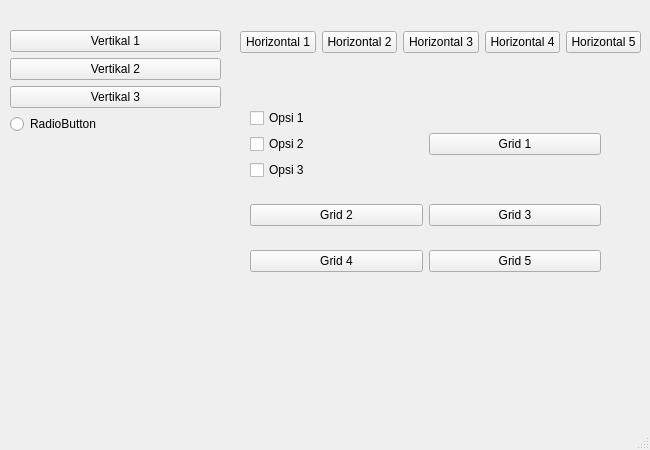
<?xml version="1.0" encoding="UTF-8"?>
<ui version="4.0">
 <class>MainWindow</class>
 <widget class="QMainWindow" name="MainWindow">
  <property name="geometry">
   <rect>
    <x>0</x>
    <y>0</y>
    <width>650</width>
    <height>450</height>
   </rect>
  </property>
  <property name="windowTitle">
   <string>MainWindow</string>
  </property>
  <widget class="QWidget" name="centralwidget">
   <widget class="QWidget" name="">
    <property name="geometry">
     <rect>
      <x>10</x>
      <y>30</y>
      <width>211</width>
      <height>131</height>
     </rect>
    </property>
    <layout class="QVBoxLayout" name="verticalLayout">
     <item>
      <widget class="QPushButton" name="pushButton">
       <property name="text">
        <string>Vertikal 1</string>
       </property>
      </widget>
     </item>
     <item>
      <widget class="QPushButton" name="pushButton_2">
       <property name="text">
        <string>Vertikal 2</string>
       </property>
      </widget>
     </item>
     <item>
      <widget class="QPushButton" name="pushButton_3">
       <property name="text">
        <string>Vertikal 3</string>
       </property>
      </widget>
     </item>
     <item>
      <widget class="QRadioButton" name="radioButton">
       <property name="text">
        <string>RadioButton</string>
       </property>
      </widget>
     </item>
     <item>
      <spacer name="verticalSpacer">
       <property name="orientation">
        <enum>Qt::Vertical</enum>
       </property>
       <property name="sizeHint" stdset="0">
        <size>
         <width>20</width>
         <height>40</height>
        </size>
       </property>
      </spacer>
     </item>
    </layout>
   </widget>
   <widget class="QWidget" name="">
    <property name="geometry">
     <rect>
      <x>240</x>
      <y>30</y>
      <width>401</width>
      <height>25</height>
     </rect>
    </property>
    <layout class="QHBoxLayout" name="horizontalLayout">
     <item>
      <widget class="QPushButton" name="pushButton_6">
       <property name="text">
        <string>Horizontal 1</string>
       </property>
      </widget>
     </item>
     <item>
      <widget class="QPushButton" name="pushButton_8">
       <property name="text">
        <string>Horizontal 2</string>
       </property>
      </widget>
     </item>
     <item>
      <widget class="QPushButton" name="pushButton_4">
       <property name="text">
        <string>Horizontal 3</string>
       </property>
      </widget>
     </item>
     <item>
      <widget class="QPushButton" name="pushButton_7">
       <property name="text">
        <string>Horizontal 4</string>
       </property>
      </widget>
     </item>
     <item>
      <widget class="QPushButton" name="pushButton_5">
       <property name="text">
        <string>Horizontal 5</string>
       </property>
      </widget>
     </item>
    </layout>
   </widget>
   <widget class="QWidget" name="">
    <property name="geometry">
     <rect>
      <x>250</x>
      <y>90</y>
      <width>351</width>
      <height>201</height>
     </rect>
    </property>
    <layout class="QGridLayout" name="gridLayout">
     <item row="1" column="1">
      <widget class="QPushButton" name="pushButton_10">
       <property name="text">
        <string>Grid 1</string>
       </property>
      </widget>
     </item>
     <item row="2" column="0">
      <widget class="QPushButton" name="pushButton_11">
       <property name="text">
        <string>Grid 2</string>
       </property>
      </widget>
     </item>
     <item row="2" column="1">
      <widget class="QPushButton" name="pushButton_12">
       <property name="text">
        <string>Grid 3</string>
       </property>
      </widget>
     </item>
     <item row="3" column="1">
      <widget class="QPushButton" name="pushButton_13">
       <property name="text">
        <string>Grid 5</string>
       </property>
      </widget>
     </item>
     <item row="3" column="0">
      <widget class="QPushButton" name="pushButton_14">
       <property name="text">
        <string>Grid 4</string>
       </property>
      </widget>
     </item>
     <item row="1" column="0">
      <layout class="QVBoxLayout" name="verticalLayout_2">
       <item>
        <widget class="QCheckBox" name="checkBox_2">
         <property name="text">
          <string>Opsi 1</string>
         </property>
        </widget>
       </item>
       <item>
        <widget class="QCheckBox" name="checkBox_3">
         <property name="text">
          <string>Opsi 2</string>
         </property>
        </widget>
       </item>
       <item>
        <widget class="QCheckBox" name="checkBox">
         <property name="text">
          <string>Opsi 3</string>
         </property>
        </widget>
       </item>
      </layout>
     </item>
    </layout>
   </widget>
  </widget>
  <widget class="QMenuBar" name="menubar">
   <property name="geometry">
    <rect>
     <x>0</x>
     <y>0</y>
     <width>650</width>
     <height>21</height>
    </rect>
   </property>
  </widget>
  <widget class="QStatusBar" name="statusbar"/>
 </widget>
 <resources/>
 <connections/>
</ui>
